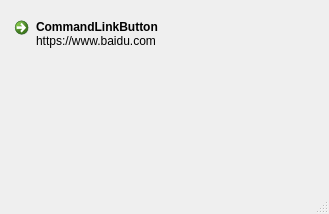
<?xml version="1.0" encoding="UTF-8"?>
<ui version="4.0">
 <class>MainWindow</class>
 <widget class="QMainWindow" name="MainWindow">
  <property name="geometry">
   <rect>
    <x>0</x>
    <y>0</y>
    <width>329</width>
    <height>214</height>
   </rect>
  </property>
  <property name="windowTitle">
   <string>命令链接按钮CommandLinkButton</string>
  </property>
  <widget class="QWidget" name="centralwidget">
   <widget class="QCommandLinkButton" name="commandLinkButton">
    <property name="geometry">
     <rect>
      <x>7</x>
      <y>10</y>
      <width>311</width>
      <height>171</height>
     </rect>
    </property>
    <property name="text">
     <string>CommandLinkButton</string>
    </property>
    <property name="description">
     <string>https://www.baidu.com</string>
    </property>
   </widget>
  </widget>
  <widget class="QMenuBar" name="menubar">
   <property name="geometry">
    <rect>
     <x>0</x>
     <y>0</y>
     <width>329</width>
     <height>21</height>
    </rect>
   </property>
  </widget>
  <widget class="QStatusBar" name="statusbar"/>
 </widget>
 <resources/>
 <connections/>
</ui>
